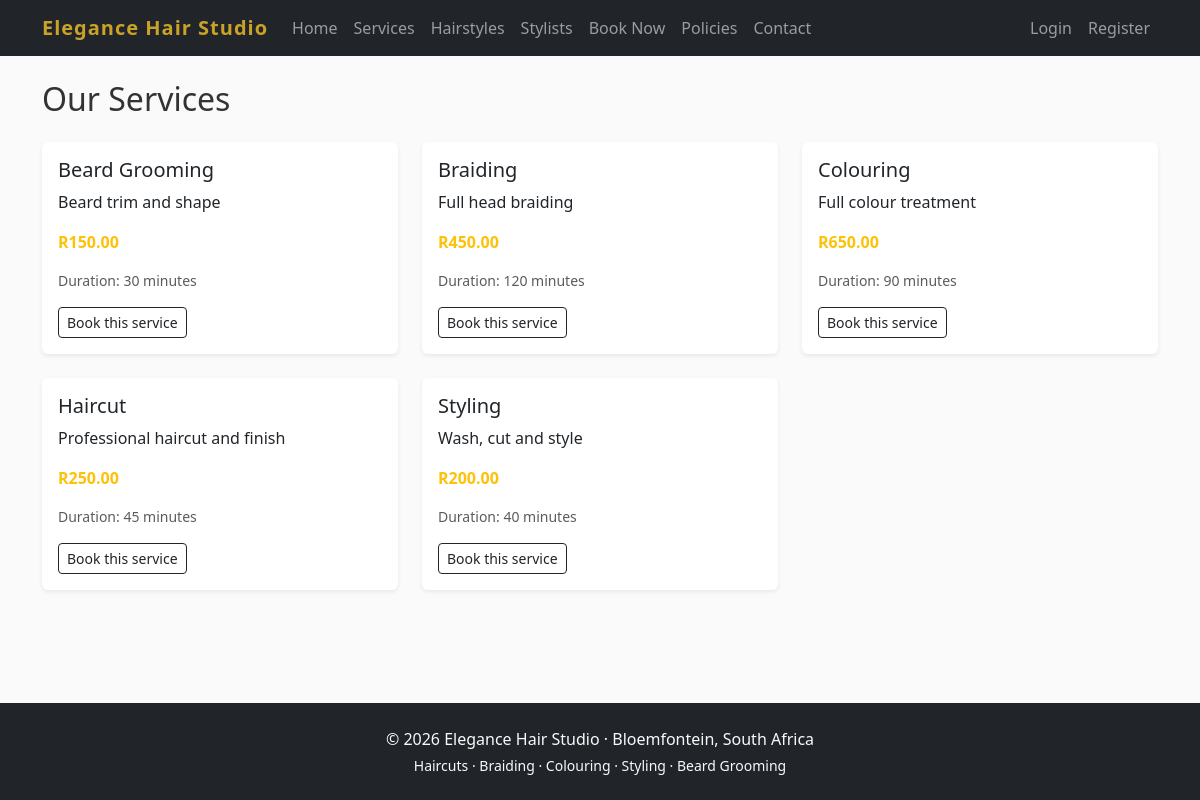
Page /services/ on the committed database.
### services/models.py (models this page shows, shortened)
class Service(models.Model):
    name = models.CharField(max_length=100)
    description = models.TextField(blank=True)
    price = models.DecimalField(max_digits=8, decimal_places=2)
    duration_minutes = models.PositiveIntegerField(help_text="Duration in minutes")
    is_active = models.BooleanField(default=True)
    created_at = models.DateTimeField(auto_now_add=True)
    class Meta:
        ordering = ['name']

### services/views.py (the view)
# urls.py: path('', views.service_list, name='list'),
def service_list(request):
    services = Service.objects.filter(is_active=True)
    return render(request, 'services/list.html', {'services': services})

### templates/services/list.html (shortened to what this page needs)
{% extends 'base.html' %}
{% block content %}
<h2 class="mb-4">Our Services</h2>
<div class="row g-4">
    {% for service in services %}
    <div class="col-md-6 col-lg-4">
        <div class="card h-100 shadow-sm">
            <div class="card-body">
                <h5 class="card-title">{{ service.name }}</h5>
                <p class="card-text">{{ service.description|default:"Professional service" }}</p>
                <p class="fw-bold text-warning">R{{ service.price }}</p>
                <p class="text-muted small">Duration: {{ service.duration_minutes }} minutes</p>
                <a href="{% url 'bookings:book' %}" class="btn btn-outline-dark btn-sm">Book this service</a>
            </div>
        </div>
    </div>
    {% empty %}
    <p>No services available at the moment.</p>
    {% endfor %}
</div>
{% endblock %}

### static/css/style.css (style rules this page uses)
:root { --gold: #c9a227; --dark: #1a1a1a; --cream: #f8f1e3; }
body { font-family: 'Segoe UI', system-ui, sans-serif; background-color: #fafafa; color: #333; }
.card { border: none; transition: transform 0.2s; }

### rows in the picture
Service: name "Beard Grooming", description "Beard trim and shape", price "150.00", duration_minutes "30"
Service: name "Braiding", description "Full head braiding", price "450.00", duration_minutes "120"
Service: name "Colouring", description "Full colour treatment", price "650.00", duration_minutes "90"
Service: name "Haircut", description "Professional haircut and finish", price "250.00", duration_minutes "45"
Service: name "Styling", description "Wash, cut and style", price "200.00", duration_minutes "40"
